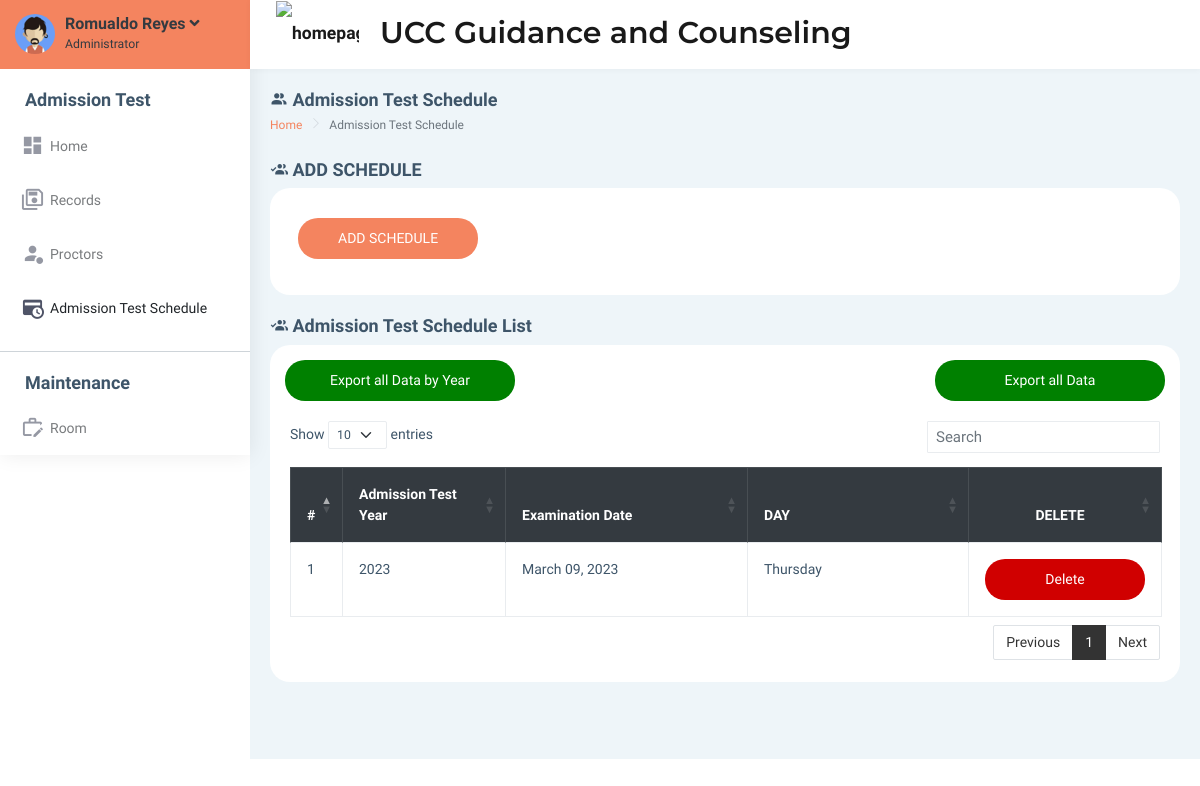
/adminPortal/admissiontest-schedule.php (signed in), run on the app's committed database.
### tables this page shows
CREATE TABLE `tbl_students` (
  `ID` int(11) NOT NULL,
  `studentNumber` varchar(45) NOT NULL,
  `studentName` varchar(45) NOT NULL,
  `studentCourse` varchar(45) NOT NULL,
  `studentEmail` varchar(45) NOT NULL,
  `studentPassword` varchar(45) NOT NULL,
  `vkey` varchar(45) NOT NULL,
  `studentCreateDate` timestamp(6) NOT NULL DEFAULT current_timestamp(6),
  `studentVerified` varchar(3) NOT NULL,
  `userType` varchar(5) NOT NULL,
  `userStatus` int(1) NOT NULL,
  `regForm` varchar(255) NOT NULL,
  `regSelfie` varchar(255) NOT NULL,
  `resetCode` varchar(45) NOT NULL
);

CREATE TABLE `tbl_admissiontestschedule` (
  `admID` int(11) NOT NULL,
  `admDate` varchar(45) NOT NULL
);

### adminPortal/admissiontest-schedule.php (the view, shortened to what this page needs)
<?php
include 'sources/session.php';
?>
<!DOCTYPE html>
<html dir="ltr" lang="en">
<head>
    <link rel="stylesheet" href="https://cdn.datatables.net/1.12.1/css/dataTables.bootstrap5.min.css">
    <link rel="stylesheet" href="https://cdn.jsdelivr.net/npm/flatpickr/dist/flatpickr.min.css">
    <link rel="stylesheet" href="https://cdnjs.cloudflare.com/ajax/libs/MaterialDesign-Webfont/7.0.96/css/materialdesignicons.min.css">
</head>
<?php include 'includes/header.php';
include 'includes/modals/addschedule-modal.php'; ?>
<body>
    <div id="main-wrapper" data-layout="vertical" data-navbarbg="skin5" data-sidebartype="full" data-sidebar-position="absolute" data-header-position="absolute" data-boxed-layout="full">
        <?php include 'includes/topbar.php' ?>
        <?php include 'includes/sidebar-admtest.php' ?>
        <div class="page-wrapper">
            <div class="page-breadcrumb">
                <div class="row align-items-center">
                    <div class="col-5">
                        <h4 class="page-title"><i class="mdi mdi-account-multiple"></i> Admission Test Schedule</h4>
                        <div class="d-flex align-items-center">
                            <nav aria-label="breadcrumb">
                                <ol class="breadcrumb">
                                    <li class="breadcrumb-item"><a href="index.php" style="color: #f4845f;">Home</a></li>
                                    <li class="breadcrumb-item active" aria-current="page">Admission Test Schedule</li>
                                </ol>
                            </nav>
                        </div>
                    </div>
                </div>
            </div>
            <div class="container-fluid">
                <div class="row">
                    <h4 class="page-title"><i class="mdi mdi-account-multiple-check"></i> ADD SCHEDULE</h4>
                    <div class="col-lg-12 col-xlg-12 col-md-12">
                        <div class="card">
                            <div class="card-body">
                                <form class="form-horizontal form-material mx-2">
                                    <div class="form-group" style="display: inline-block;">
                                        <div class="col-sm-12" style="display: inline-block;">
                                            <button type='button' class='btn btn-primary addstudentbtn' data-bs-toggle='modal' data-bs-target='#addrecordModal'>ADD SCHEDULE</button>
                                        </div>
                                    </div>
                                </form>
                            </div>
                        </div>
                    </div>
                    <h4 class="page-title"><i class="mdi mdi-account-multiple-check"></i> Admission Test Schedule List</h4>
                    <div class="col-12">
                        <div class="card">
                            <form action="export-individual-reports.php" method="POST">
                                <button type='button' style="margin-top: 15px; width: 230px; margin-left: 15px; float: left;" class='btn btn-primary btnexport' data-bs-toggle='modal' data-bs-target='#exportYearModal'> Export all Data by Year</button>
                                <button type='submit' style="margin-top: 15px; width: 230px; margin-right: 15px;float: right;" class='btn btn-primary btnexport' name="exportAllAdmTest"> Export all Data</button>
                            </form>
                            <div class="table-responsive" style="padding: 20px;">
                                <table id="dataTable" class="table table-bordered table-hover">
                                    <thead class="table-dark">
                                        <tr>
                                            <th scope="col" style="color: #fff;">#</th>
                                            <th scope="col" style="color: #fff; width: 250px;"">Admission Test Year</th>
                                                <th scope=" col" style="color: #fff; width: 500px;"">Examination Date</th>
                                                <th scope=" col" style="color: #fff; width: 500px;"">DAY</th>
                                                <th scope=" col" style="color: #fff; text-align: center;">DELETE</th>
                                        </tr>
                                    </thead>
                                    <tbody>
                                        <?php
                                        $load = mysqli_query($mysqli, "SELECT * FROM tbl_admissiontestschedule");
                                        $i = 1;
                                        while ($row = $load->fetch_assoc()) {
                                            echo "<tr>
                                                 <td>" . $i . "</td>
                                                 <td style='display: none;'>" . $row["admID"] . "</td>
                                                 <td>" . date('Y', strtotime($row["admDate"])) . "</td>
                                                 <td>" . date('F d, Y', strtotime($row["admDate"])) . "</td>
                                                 <td>" . date('l', strtotime($row["admDate"])) . "</td>
                                                 <td style='text-align:center;'><button style='width:160px;' type='button' class='btn btn-primary btnred recordsdeletebtn' data-bs-toggle='modal' data-bs-target='#recordsdeleteModal'>
                                                    Delete
                                                 </button></td>
                                                 </tr>";
                                            $i++;
                                        }
                                        ?>
                                    </tbody>
                                </table>
                            </div>
                        </div>
                    </div>
                </div>
            </div>
        </div>
    </div>
</body>
</html>

### adminPortal/includes/sidebar-admtest.php (shortened to what this page needs)
<?php
include '../config.php';
$query = mysqli_query($mysqli, "SELECT * FROM tbl_students WHERE studentNumber='{$_SESSION['SESSION_EMAIL']}'");
if (mysqli_num_rows($query) > 0) {
    $row = mysqli_fetch_assoc($query);
    $sName = $row['studentName'];
}
?>
<link rel="stylesheet" href="//cdn.jsdelivr.net/npm/@mdi/font@6.9.96/css/materialdesignicons.min.css">
<aside class="left-sidebar" data-sidebarbg="skin6" style="margin-top: -85px;">
    <div class="scroll-sidebar">
        <nav class="sidebar-nav">
            <ul id="sidebarnav">
                <li>
                    <div class="user-profile d-flex no-block dropdown m-t-20" style="background-color: #f4845f !important;">
                        <div class="user-pic"><img src="../assets/images/users/d1.jpg" alt="users" class="rounded-circle" width="40" /></div>
                        <div class="user-content hide-menu m-l-10">
                            <a href="#" class="" id="Userdd" role="button" data-bs-toggle="dropdown" aria-haspopup="true" aria-expanded="false">
                                <h5 class="m-b-0 user-name font-medium"><?php echo $sName ?> <i class="fa fa-angle-down"></i></h5>
                                <small style="color: black;">Administrator</small>
                            </a>
                        </div>
                    </div>
                </li>
                <h4 class="col-md-12" style="margin-top:20px; margin-left:25px;">Admission Test</h4>
                <li class="sidebar-item"> <a class="sidebar-link waves-effect waves-dark sidebar-link" href="index.php" aria-expanded="false"><i class="mdi mdi-view-dashboard"></i><span class="hide-menu">Home</span></a></li>
                <li class="sidebar-item"> <a class="sidebar-link waves-effect waves-dark sidebar-link" href="admissiontest-records.php" aria-expanded="false"><i class="mdi mdi-content-save-all-outline"></i><span class="hide-menu">Records</span></a></li>
                <li class="sidebar-item"> <a class="sidebar-link waves-effect waves-dark sidebar-link" href="proctors.php" aria-expanded="false"><i class="mdi mdi-account-badge"></i><span class="hide-menu">Proctors</span></a></li>
                <li class="sidebar-item"> <a class="sidebar-link waves-effect waves-dark sidebar-link" href="admissiontest-schedule.php" aria-expanded="false"><i class="mdi mdi-credit-card-clock"></i><span class="hide-menu">Admission Test Schedule</span></a></li>
                <hr class="hr" />
                <h4 class="col-md-12" style="margin-top:20px; margin-left:25px;">Maintenance</h4>
                <li class="sidebar-item"> <a class="sidebar-link waves-effect waves-dark sidebar-link" href="maintenance-Room.php" aria-expanded="false"><i class="mdi mdi-briefcase-edit-outline"></i><span class="hide-menu">Room</span></a></li>
            </ul>
        </nav>
    </div>
</aside>

### adminPortal/src/styles/customStyle.css (style rules this page uses)
.card { border-radius: 20px !important; }
.addstudentbtn { background: #f4845f !important; color: #fff !important; margin-top: 10px !important; padding: 10px 40px 10px 40px !important; border-style:none !important; border-radius: 20px !important; }
.btnexport { background: #008000 !important; color: #fff !important; padding: 10px 20px 10px 20px !important; border-style:none !important; border-radius: 20px !important; }
.deletebtn, .btnred { background-color: #d00000 !important; color: #fff !important; padding: 10px 20px 10px 20px !important; border-style:none !important; border-radius: 20px !important; }

### adminPortal/includes/sidebar-admtest.php (style rules this page uses)
.user-content a h5, .user-content a small { color: #343a40 !important; }
.left-sidebar { height: auto !important; }

### data on the page
tbl_students: studentName "Romualdo Reyes"
tbl_admissiontestschedule: admDate "2023", admDate "March 09, 2023", admDate "Thursday"
